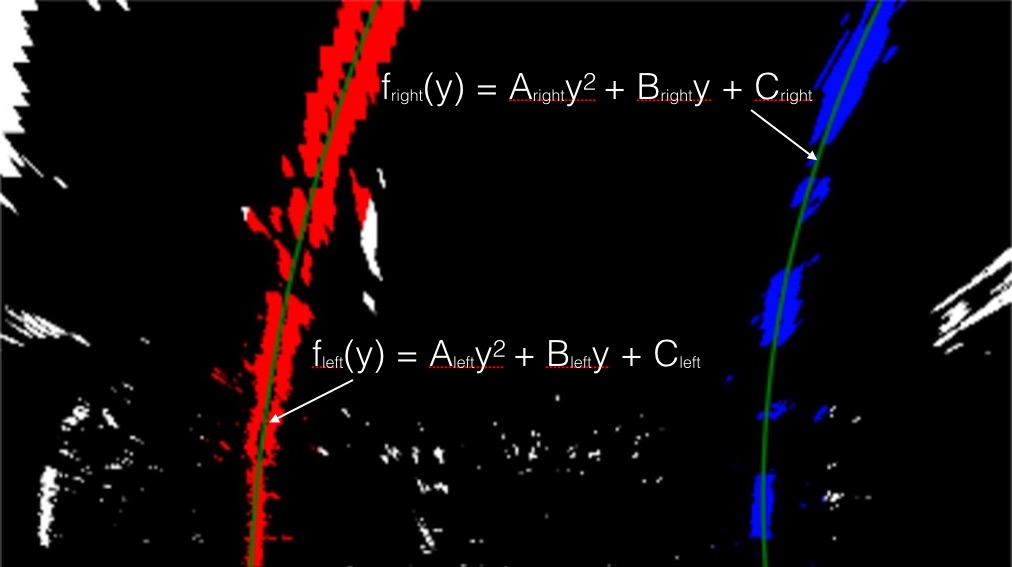
#> input picture Code/report_images/radius of curvature.jpg, 1012 x 567 px
$ python -i Thresholder.py   (imports and definitions only)   (older library calls are emulated)
#> lines starting #> are read from the running program, lines starting #| are printed output that depends on the picture; after the words box and inside, x2 and y2 are one past the last pixel; in counts of white or black regions, pixels touching at a corner belong together
import cv2
import numpy as np


class Thresholder:
    def __init__(self):
        self.sobel_kernel = 3

        self.thresh_dir_min = 0.7
        self.thresh_dir_max = 1.3

        self.thresh_mag_min = 20
        self.thresh_mag_max = 100

    def dir_thresh(self, sobelx, sobely):
        abs_sobelx = np.abs(sobelx)
        abs_sobely = np.abs(sobely)
        scaled_sobel = np.arctan2(abs_sobely, abs_sobelx)
        sxbinary = np.zeros_like(scaled_sobel)
        sxbinary[(scaled_sobel >= self.thresh_dir_min) & (scaled_sobel <= self.thresh_dir_max)] = 1

        return sxbinary

    def mag_thresh(self, sobelx, sobely):
        gradmag = np.sqrt(sobelx ** 2 + sobely ** 2)
        scale_factor = np.max(gradmag) / 255
        gradmag = (gradmag / scale_factor).astype(np.uint8)
        binary_output = np.zeros_like(gradmag)
        binary_output[(gradmag >= self.thresh_mag_min) & (gradmag <= self.thresh_mag_max)] = 1

        return binary_output

    def abs_sobel_thresh(img, orient='x', thresh_min=0, thresh_max=255):
        # Convert to grayscale
        #gray = cv2.cvtColor(img, cv2.COLOR_RGB2GRAY)
        # Apply x or y gradient with the OpenCV Sobel() function
        # and take the absolute value
        if orient == 'x':
            abs_sobel = np.absolute(cv2.Sobel(gray, cv2.CV_64F, 1, 0))
        if orient == 'y':
            abs_sobel = np.absolute(cv2.Sobel(gray, cv2.CV_64F, 0, 1))
        # Rescale back to 8 bit integer
        scaled_sobel = np.uint8(255 * abs_sobel / np.max(abs_sobel))
        # Create a copy and apply the threshold
        binary_output = np.zeros_like(scaled_sobel)
        # Here I'm using inclusive (>=, <=) thresholds, but exclusive is ok too
        binary_output[(scaled_sobel >= thresh_min) & (scaled_sobel <= thresh_max)] = 1
        return binary_output

    def value_thresh(self, img,thresh):
        #expects a grey-scale value image, not color
        binary_output = np.zeros_like(img)
        binary_output[(img > thresh[0]) & (img < thresh[1])] = 1
        return binary_output

    def color_thresh(self, img):
        img = cv2.cvtColor(img, cv2.COLOR_RGB2HSV)

        yellow_hsv_low = np.array([15, 100, 120], np.uint8)
        yellow_hsv_high = np.array([80, 255, 255], np.uint8)
        yellow_mask = cv2.inRange(img, yellow_hsv_low, yellow_hsv_high)

        white_hsv_low = np.array([0, 0, 200], np.uint8)
        white_hsv_high = np.array([255, 30, 255], np.uint8)
        white_mask = cv2.inRange(img, white_hsv_low, white_hsv_high)

        binary_output = np.zeros_like(img[:, :, 0])
        binary_output[((yellow_mask != 0) | (white_mask != 0))] = 1
        return binary_output


    def threshold(self, img):
        # hls = cv2.cvtColor(np.copy(img), cv2.COLOR_RGB2HLS).astype(np.float)
        # s_channel = hls[:, :, 2]
        #value = self.value_thresh(s_channel,thresh=(100,255))

        sobelx = cv2.Sobel(img[:, :, 2], cv2.CV_64F, 1,0, ksize=self.sobel_kernel)
        sobely = cv2.Sobel(img[:, :, 2], cv2.CV_64F, 0,1, ksize=self.sobel_kernel)

        mag_img = self.mag_thresh(sobelx, sobely)
        dir_img = self.dir_thresh(sobelx, sobely)

        color_img = self.color_thresh(img)

        combined_img = np.zeros_like(mag_img)
        combined_img[((color_img == 1) & ((mag_img == 1) | (dir_img == 1)))] = 1
        #combined_img[(color_img == 1)&((mag_img == 1) | (dir_img == 1))] = 1
        return combined_img

>>> import cv2
>>> picture = cv2.cvtColor(cv2.imread('report_images/radius of curvature.jpg'), cv2.COLOR_BGR2RGB)
>>> result = Thresholder().threshold(picture)
#> in threshold, `sobely = cv2.Sobel(img[:, :, 2], cv2.CV_64F, 0,1, ksize=self.sobel_ker..`:
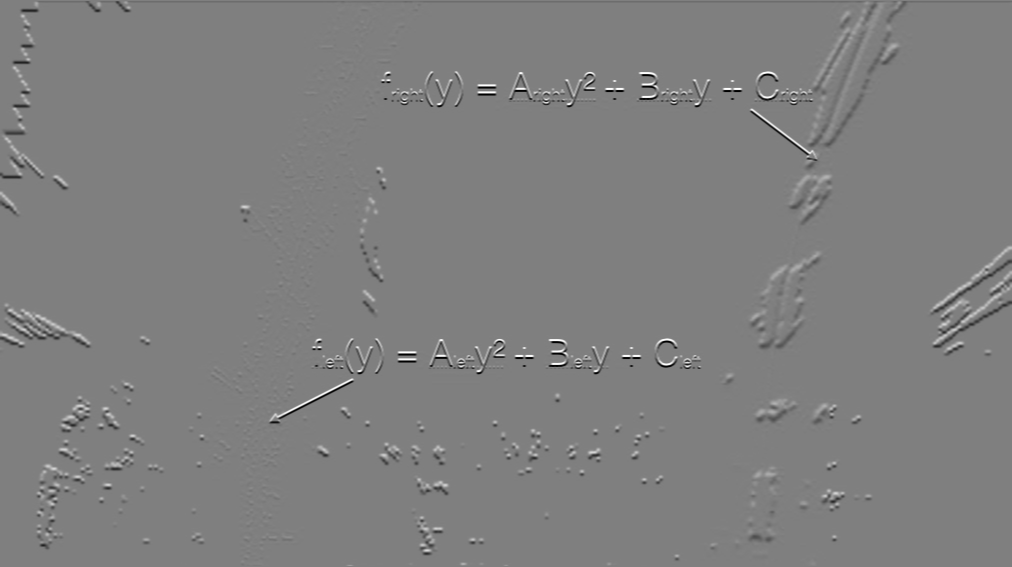
#> sobely: shape (567, 1012) float64; min -1020, max 1020, mean -0.6; drawn with min black and max white
#> in mag_thresh, `gradmag = np.sqrt(sobelx ** 2 + sobely ** 2)`:
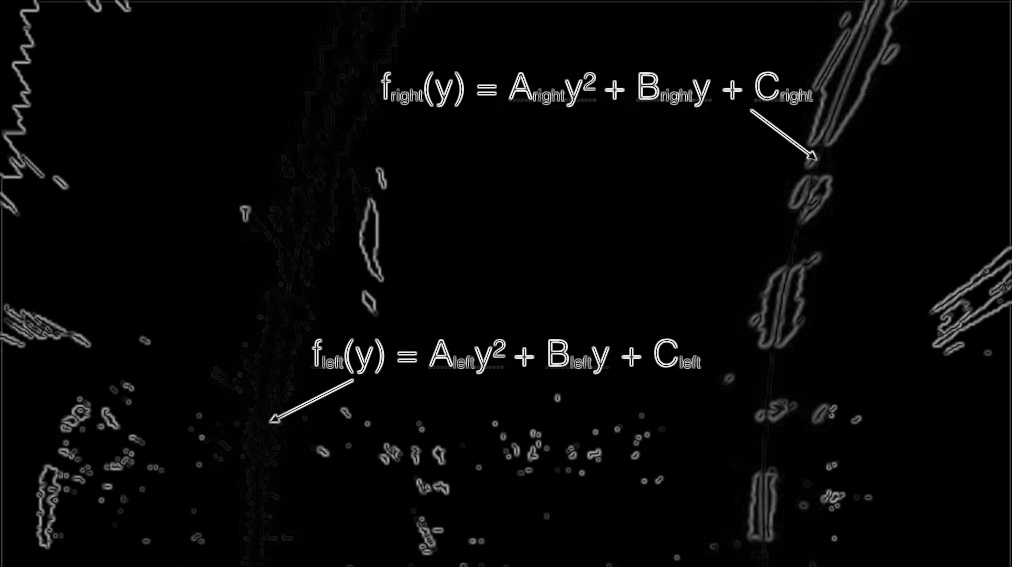
#> gradmag: shape (567, 1012) float64; min 0, max 1101.9, mean 30.2; drawn with min black and max white
#> in mag_thresh, `scale_factor = np.max(gradmag) / 255`: scale_factor = 4.32
#> in threshold, `mag_img = self.mag_thresh(sobelx, sobely)`:
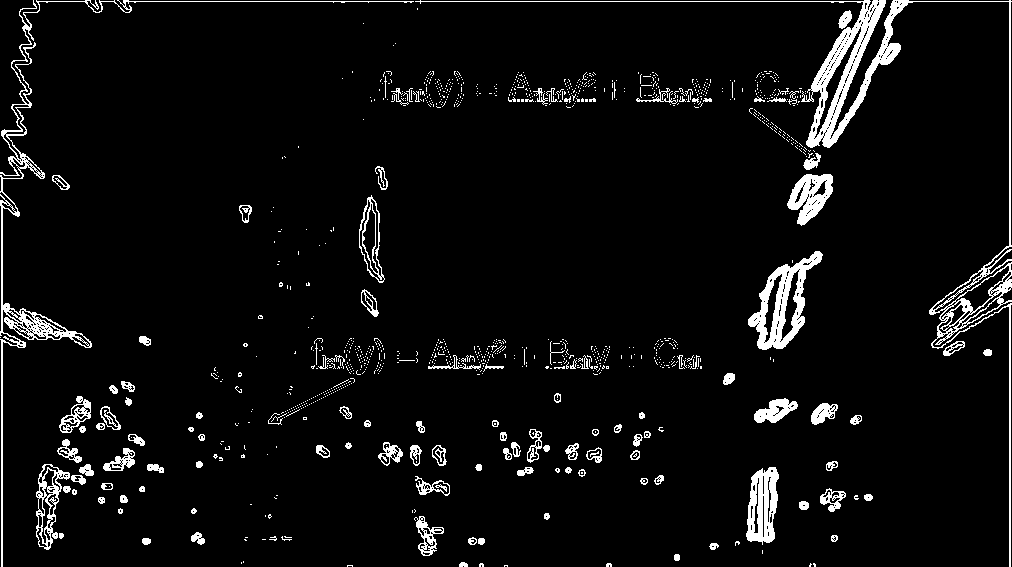
#> mag_img: shape (567, 1012); values 0 (black) and 1 (white), 5.3% white; 1117 white regions (995 under 20 px), largest, box (x1, y1, x2, y2) and area: (415, 0, 1012, 567) 8043, (0, 0, 414, 567) 3717, (748, 251, 823, 350) 2641
#> in dir_thresh, `abs_sobely = np.abs(sobely)`:
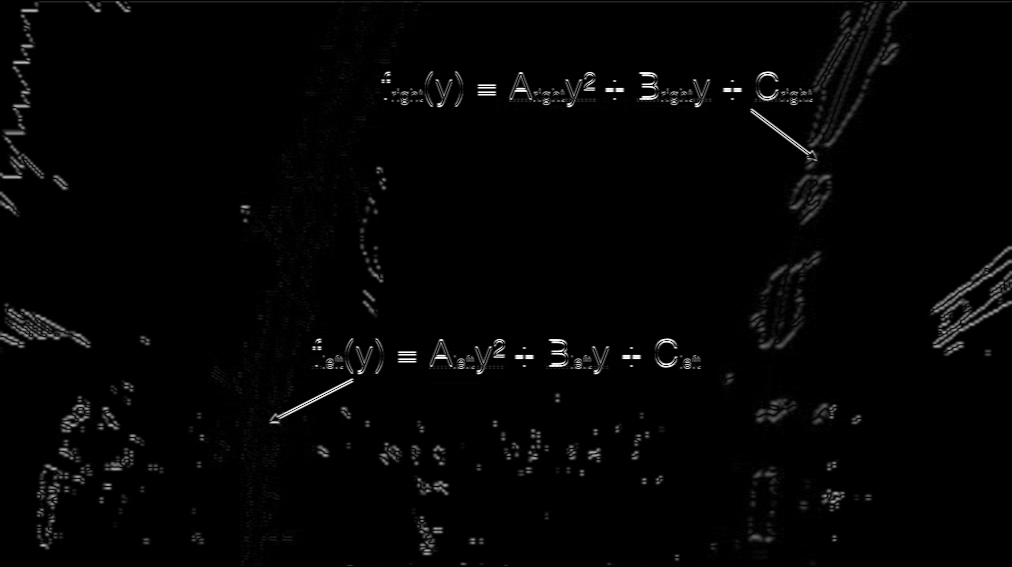
#> abs_sobely: shape (567, 1012) float64; min 0, max 1020, mean 16.7; drawn with min black and max white
#> in dir_thresh, `scaled_sobel = np.arctan2(abs_sobely, abs_sobelx)`:
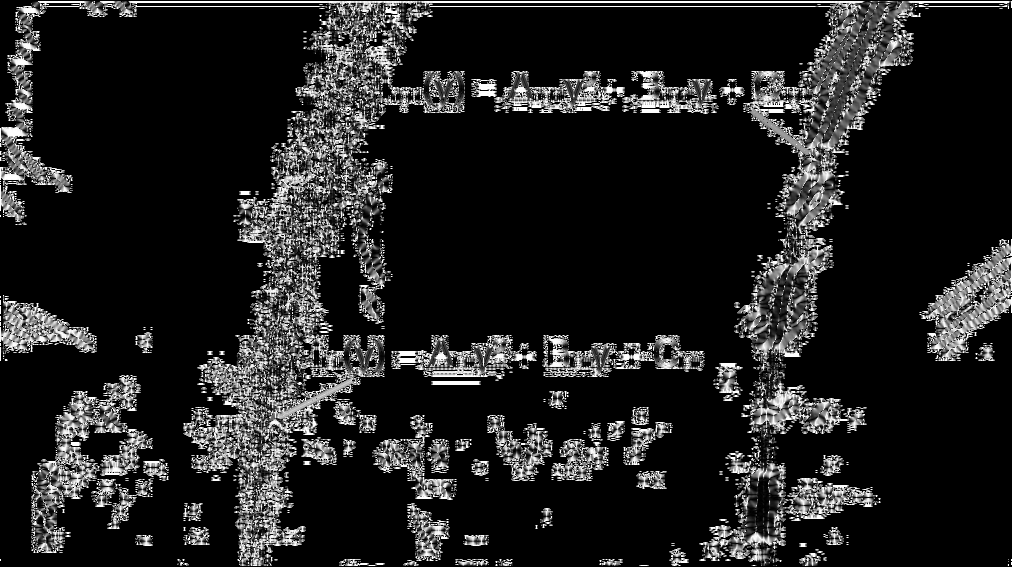
#> scaled_sobel: shape (567, 1012) float64; min 0, max 1.57, mean 0.202; drawn with min black and max white
#> in threshold, `dir_img = self.dir_thresh(sobelx, sobely)`:
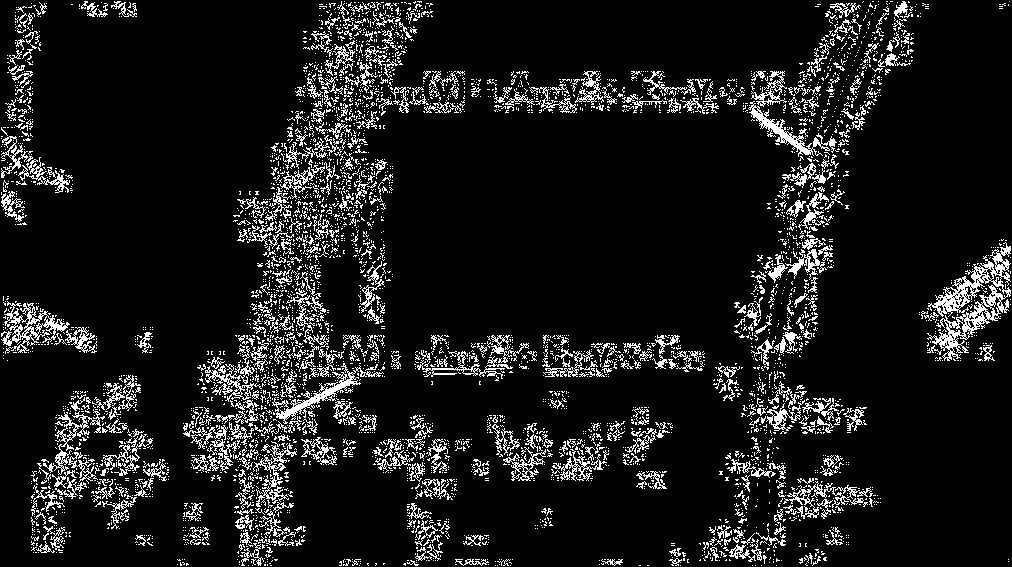
#> dir_img: shape (567, 1012) float64; values 0 (black) and 1 (white), 10% white in thin lines or dots
#> in color_thresh, `img = cv2.cvtColor(img, cv2.COLOR_RGB2HSV)`: img: shape (567, 1012, 3); mean H, S, V 13.1, 38.2, 20
#> in color_thresh, `yellow_mask = cv2.inRange(img, yellow_hsv_low, yellow_hsv_high)`: yellow_mask: shape (567, 1012); 0.02% white in thin lines or dots, all inside (x1, y1, x2, y2) = (249, 0, 376, 564)
#> in color_thresh, `white_mask = cv2.inRange(img, white_hsv_low, white_hsv_high)`: white_mask: shape (567, 1012); 1.7% white; 166 white regions (115 under 20 px), largest, box (x1, y1, x2, y2) and area: (0, 0, 37, 176) 3607, (361, 202, 379, 276) 643, (39, 467, 58, 545) 616
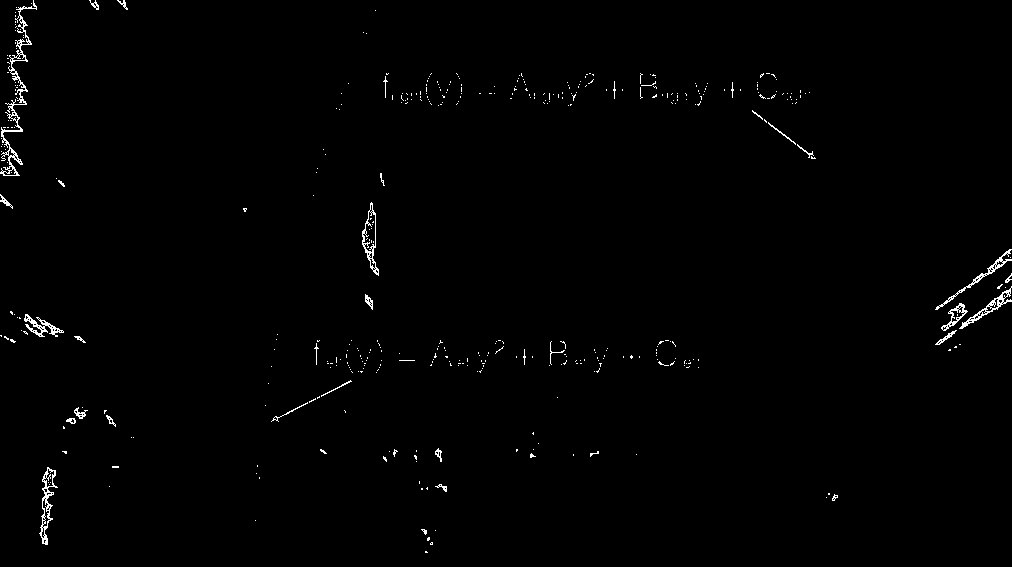
#> result: shape (567, 1012); values 0 (black) and 1 (white), 0.85% white in thin lines or dots

$ run again, on Code/report_images/curve_fit.png
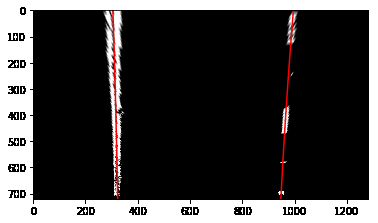
#> input picture Code/report_images/curve_fit.png, 378 x 223 px
#> scale_factor = 4.47
#> in threshold, `mag_img = self.mag_thresh(sobelx, sobely)`:
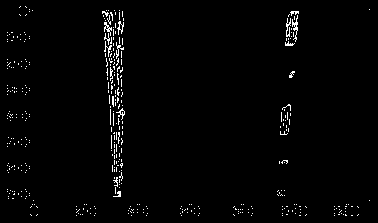
#> mag_img: shape (223, 378); values 0 (black) and 1 (white), 1.8% white in thin lines or dots
#> dir_img: shape (223, 378) float64; values 0 (black) and 1 (white), 1.9% white in thin lines or dots
#> img: shape (223, 378, 3); mean H, S, V 0, 2.3, 64.1
#> yellow_mask: shape (223, 378); every value is 0
#> white_mask: shape (223, 378); 23.9% white; 72 white regions (64 under 20 px), largest, box (x1, y1, x2, y2) and area: (0, 0, 378, 223) 18731, (114, 11, 122, 111) 408, (107, 26, 116, 167) 388
#> `result = Thresholder().threshold(picture)`:
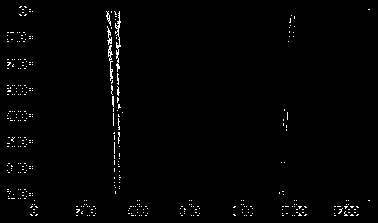
#> result: shape (223, 378); values 0 (black) and 1 (white), 1.3% white in thin lines or dots
